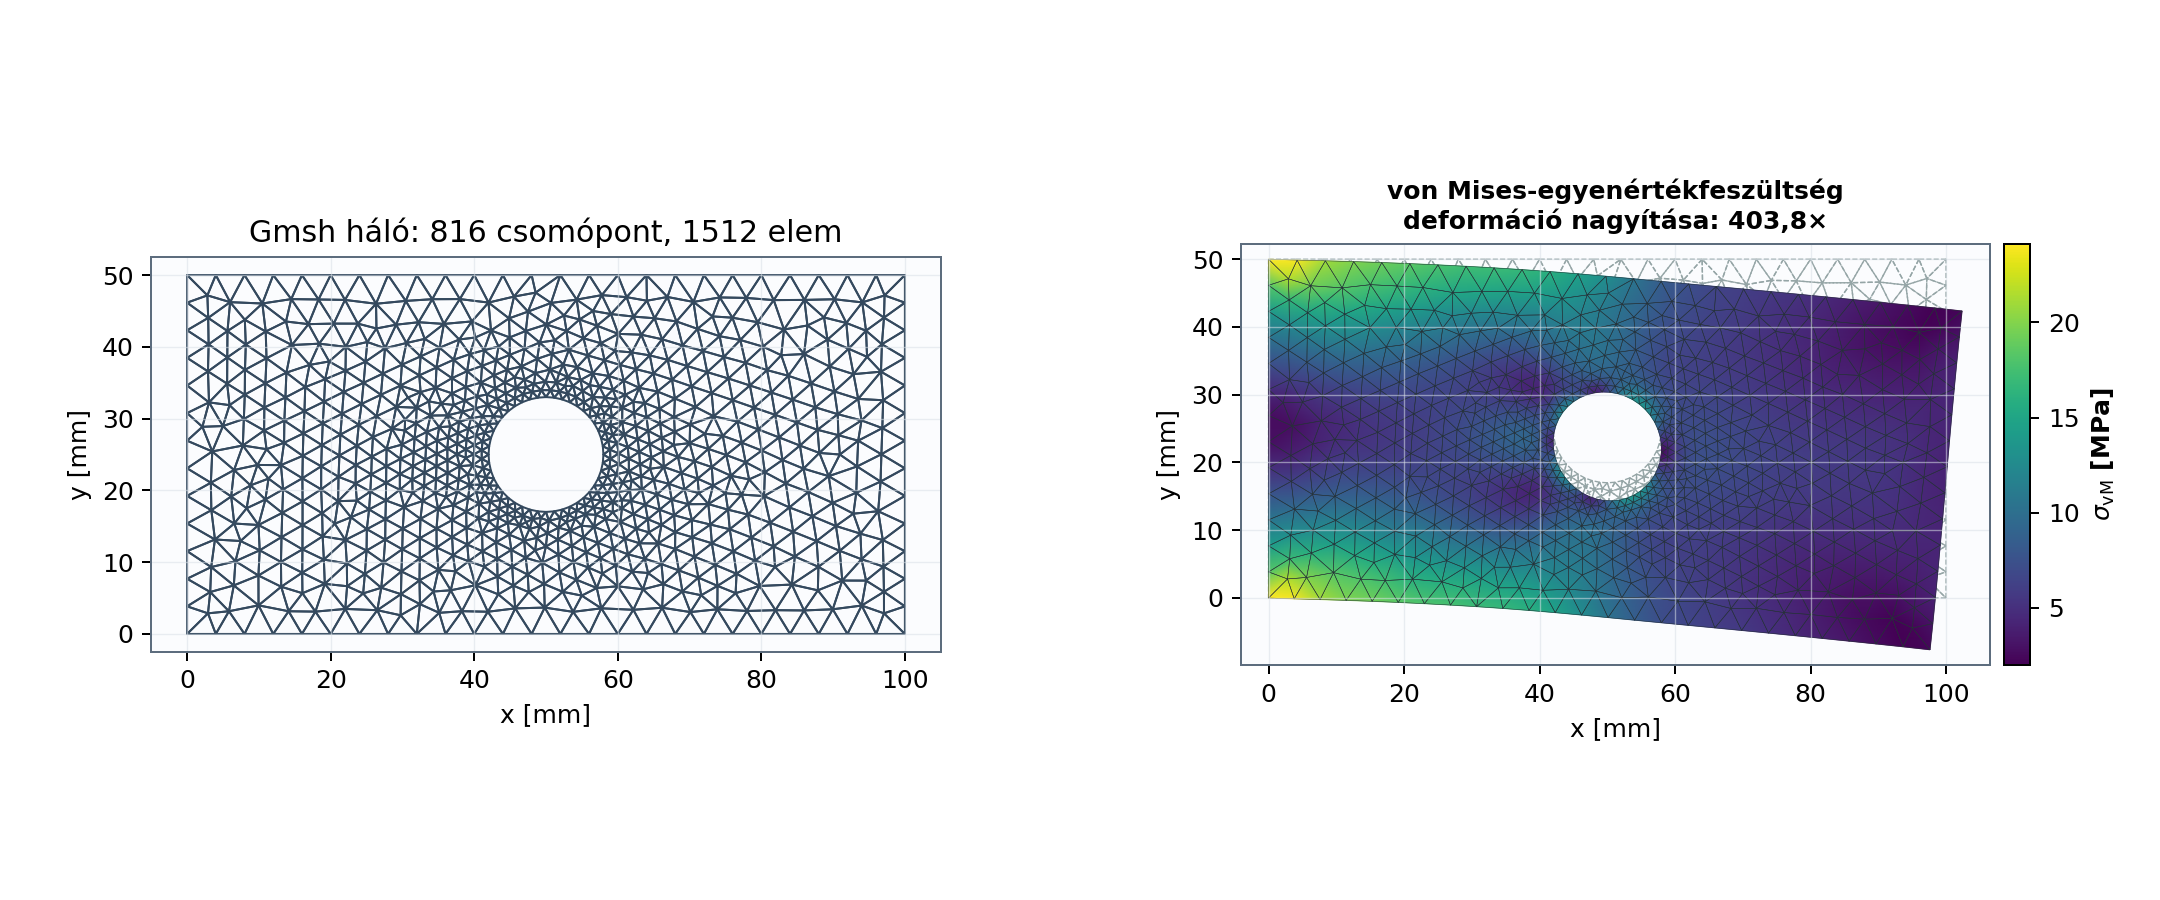

Source code (Python):
"""Lyukas lemez modern Gmsh-hálóval és név szerinti peremfeltételekkel."""

from pathlib import Path

import matplotlib.pyplot as plt

from fempy import Geometry2D, GmshMesher, LinearElasticMaterial, Model, PlotStyle

# A négy téglalapoldal automatikusan bottom/right/top/left nevet kap. A kör
# külön "hole" perem, amelyhez kisebb helyi elemméretet kérünk.
geometry = (
    Geometry2D("plate_with_hole")
    .add_rectangle(width=100.0, height=50.0)
    .add_circle(center=(50.0, 25.0), radius=8.0, boundary="hole", mesh_size=1.2)
)

# A Gmsh csak opcionális hálógenerátor; telepítés: pip install -e .[gmsh]
mesh = GmshMesher(element_size=4.0, element_shape="triangle").generate(geometry)

steel = LinearElasticMaterial(young_modulus=210_000.0, poisson_ratio=0.3)
model = Model(mesh, steel, thickness=5.0, name="lyukas lemez")

# A peremnevek hálósűrűségtől függetlenek. A jobb oldali megoszló terhet a
# modell konzisztens csomóponti erőkké integrálja.
model.fix_boundary("left")
model.add_boundary_traction("right", ty=-2.0)
result = model.solve()

style = PlotStyle(language="hu", length_unit="mm", stress_unit="MPa")
figure, axes = plt.subplots(1, 2, figsize=(12, 5.0))
figure.subplots_adjust(left=0.07, right=0.94, bottom=0.13, top=0.86, wspace=0.38)
mesh.plot(ax=axes[0], style=style)
axes[0].set_title(f"Gmsh háló: {mesh.node_count} csomópont, {mesh.element_count} elem")
result.plot(
    field="nodal_von_mises",
    scale=result.suggested_deformation_scale(),
    ax=axes[1],
    style=style,
)
output = Path(__file__).with_suffix(".png")
figure.savefig(output, dpi=180)
print(result.summary())
print(f"Ábra: {output}")
